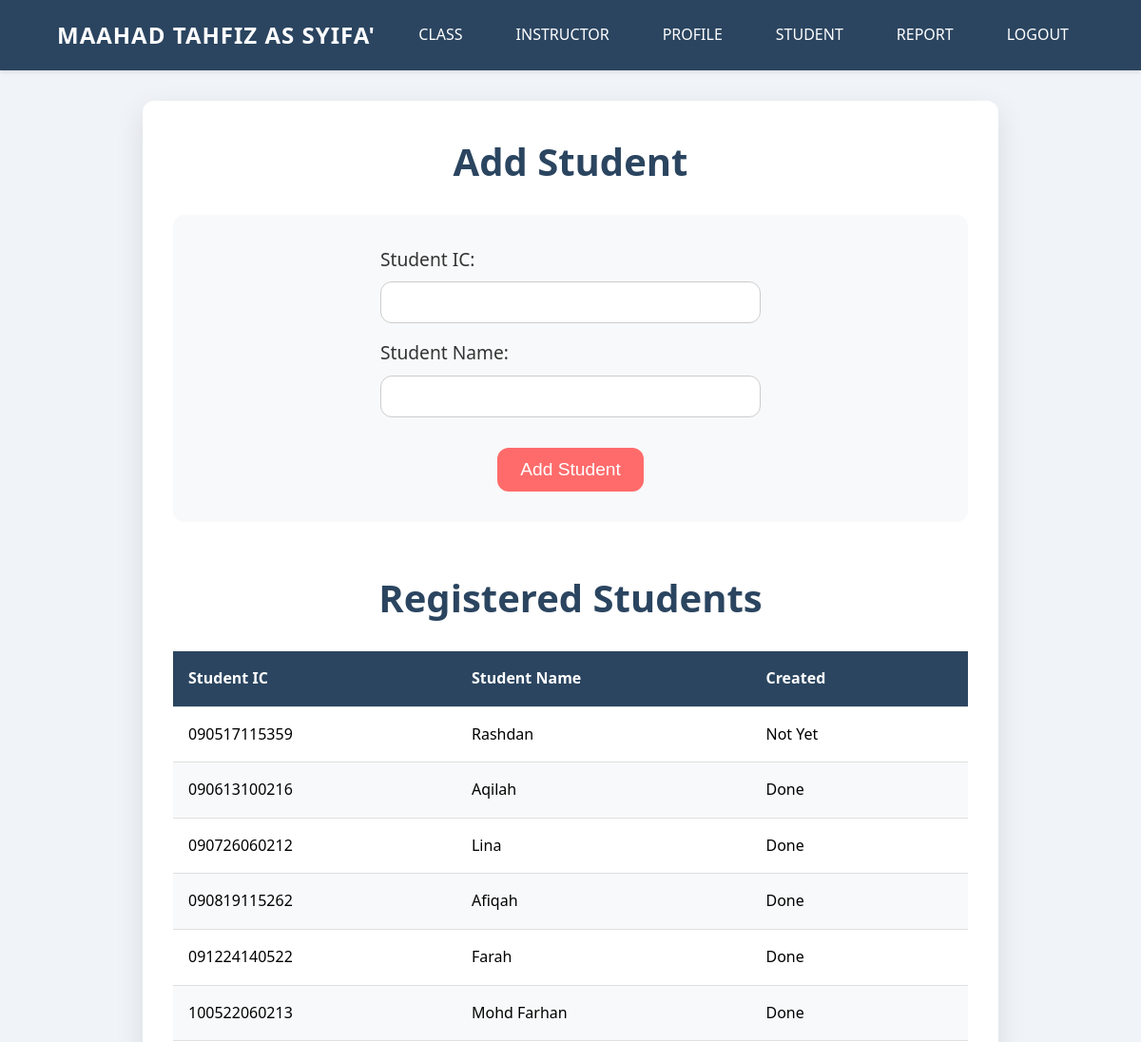
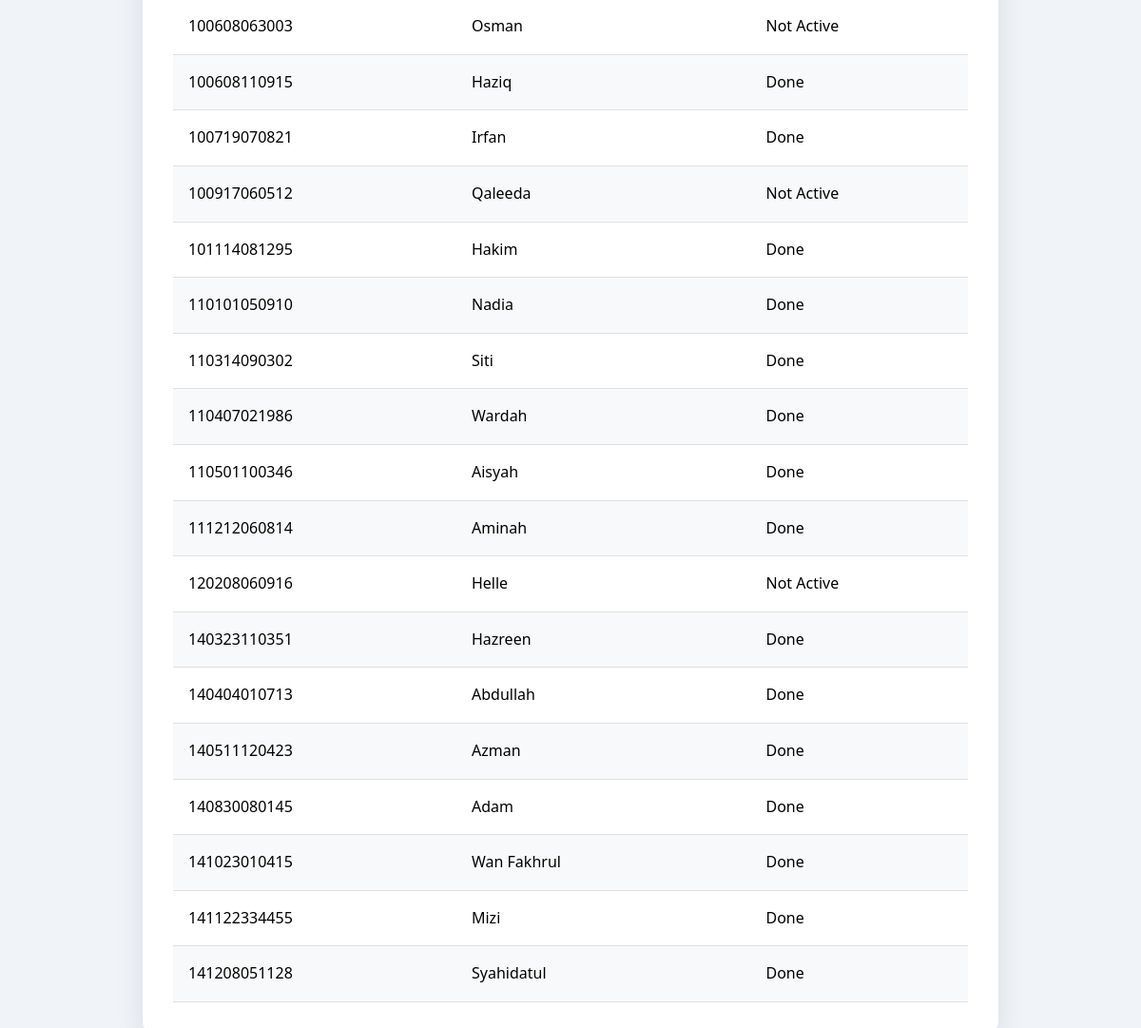
Screenshot of /clerkAddStud.php (signed in) with the database file from the repository (2 pictures, top to bottom).
### tables this page shows
CREATE TABLE `registered_students` (
  `studentIC` varchar(14) NOT NULL,
  `studentName` varchar(30) NOT NULL
);

### clerkAddStud.php (the view, shortened to what this page needs)
<?php
include_once "clerkHeader.php";
$query = "SELECT studentIC, studentName FROM registered_students";
$result = $conn->query($query);
$registered_students = [];
while ($row = $result->fetch_assoc()) {
    $registered_students[] = $row;
}
$student_query = "SELECT studentIC, status FROM student";
$student_result = $conn->query($student_query);
$existing_students = [];
while ($row = $student_result->fetch_assoc()) {
    $existing_students[$row['studentIC']] = $row['status'];
}
?>
<!DOCTYPE html>
<html lang="en">
<head>
</head>
<body>
    <div class="main-content">
        <h1>Add Student</h1>
        <div class="form-section">
            <form method="POST" action="clerkAddStud.php">
                <div class="form-group">
                    <label for="studentIC">Student IC:</label>
                    <input type="text" id="studentIC" name="studentIC" pattern="\d{12}" title="Please enter exactly 12 digits" required>
                </div>
                <div class="form-group">
                    <label for="studentName">Student Name:</label>
                    <input type="text" id="studentName" name="studentName" pattern="[A-Za-z\s]+" title="Please enter letters only" required>
                </div>
                <button type="submit">Add Student</button>
            </form>
        </div>
        <div class="table-section">
            <h2>Registered Students</h2>
            <table>
                <thead>
                    <tr>
                        <th>Student IC</th>
                        <th>Student Name</th>
                        <th>Created</th>
                    </tr>
                </thead>
                <tbody>
                    <?php foreach ($registered_students as $student): ?>
                        <tr>
                            <td><?php echo htmlspecialchars($student['studentIC']); ?></td>
                            <td><?php echo htmlspecialchars($student['studentName']); ?></td>
                            <td>
                                <?php
                                if (isset($existing_students[$student['studentIC']])) {
                                    echo $existing_students[$student['studentIC']] == 'A' ? 'Done' : 'Not Active';
                                } else {
                                    echo 'Not Yet';
                                }
                                ?>
                            </td>
                        </tr>
                    <?php endforeach; ?>
                </tbody>
            </table>
        </div>
    </div>
</body>
</html>

### clerkHeader.php (style rules this page uses)
:root { --primary-color: #2b4560; --secondary-color: #ffffff; --hover-color: #3a5f81; --background-color: #f0f4f8; }
* { margin: 0; padding: 0; box-sizing: border-box; }
body { font-family: 'Segoe UI', Tahoma, Geneva, Verdana, sans-serif; background-color: var(--background-color); line-height: 1.6; }

### clerkAddStud.php (style rules this page uses)
:root { --primary-color: #2b4560; --secondary-color: #ffffff; --accent-color: #ff6b6b; --text-color: #333; --border-radius: 12px; }
body { font-family: 'Segoe UI', Tahoma, Geneva, Verdana, sans-serif; margin: 0; padding: 0; background-color: #f0f4f8; }
.main-content { background-color: var(--secondary-color); padding: 2rem; border-radius: var(--border-radius); box-shadow: 0 10px 30px rgba(0, 0, 0, 0.1); max-width: 900px; width: 90%; margin: 2rem auto; }
h1, h2 { color: var(--primary-color); text-align: center; margin-bottom: 1.5rem; font-size: 2.5rem; }
.form-section { background-color: #f8f9fa; padding: 2rem; border-radius: var(--border-radius); margin-bottom: 2rem; }
form { display: flex; flex-direction: column; align-items: center; gap: 1rem; }
.form-group { width: 100%; max-width: 400px; }
label { font-size: 1.2rem; color: var(--text-color); display: block; margin-bottom: 0.5rem; }
input { padding: 0.75rem; font-size: 1rem; border: 1px solid #ccc; border-radius: var(--border-radius); width: 100%; }
button { padding: 0.75rem 1.5rem; background-color: var(--accent-color); color: var(--secondary-color); border: none; border-radius: var(--border-radius); cursor: pointer; font-size: 1.2rem; transition: background-color 0.3s ease; margin-top: 1rem; }
.table-section { margin-top: 3rem; }
table { width: 100%; border-collapse: collapse; margin-top: 1rem; }
th, td { padding: 1rem; text-align: left; border-bottom: 1px solid #e0e0e0; }
th { background-color: var(--primary-color); color: var(--secondary-color); font-weight: 600; }
tr:nth-child(even) { background-color: #f8f9fa; }

### rows the page displays
registered_students: studentIC "090517115359", studentName "Rashdan", shows "Not Yet"
registered_students: studentIC "090613100216", studentName "Aqilah", shows "Done"
registered_students: studentIC "090726060212", studentName "Lina", shows "Done"
registered_students: studentIC "090819115262", studentName "Afiqah", shows "Done"
registered_students: studentIC "091224140522", studentName "Farah", shows "Done"
registered_students: studentIC "100522060213", studentName "Mohd Farhan", shows "Done"
registered_students: studentIC "100608063003", studentName "Osman", shows "Not Active"
registered_students: studentIC "100608110915", studentName "Haziq", shows "Done"
registered_students: studentIC "100719070821", studentName "Irfan", shows "Done"
registered_students: studentIC "100917060512", studentName "Qaleeda", shows "Not Active"
registered_students: studentIC "101114081295", studentName "Hakim", shows "Done"
registered_students: studentIC "110101050910", studentName "Nadia", shows "Done"
registered_students: studentIC "110314090302", studentName "Siti", shows "Done"
registered_students: studentIC "110407021986", studentName "Wardah", shows "Done"
registered_students: studentIC "110501100346", studentName "Aisyah", shows "Done"
registered_students: studentIC "111212060814", studentName "Aminah", shows "Done"
registered_students: studentIC "120208060916", studentName "Helle", shows "Not Active"
registered_students: studentIC "140323110351", studentName "Hazreen", shows "Done"
registered_students: studentIC "140404010713", studentName "Abdullah", shows "Done"
registered_students: studentIC "140511120423", studentName "Azman", shows "Done"
registered_students: studentIC "140830080145", studentName "Adam", shows "Done"
registered_students: studentIC "141023010415", studentName "Wan Fakhrul", shows "Done"
registered_students: studentIC "141122334455", studentName "Mizi", shows "Done"
registered_students: studentIC "141208051128", studentName "Syahidatul", shows "Done"
